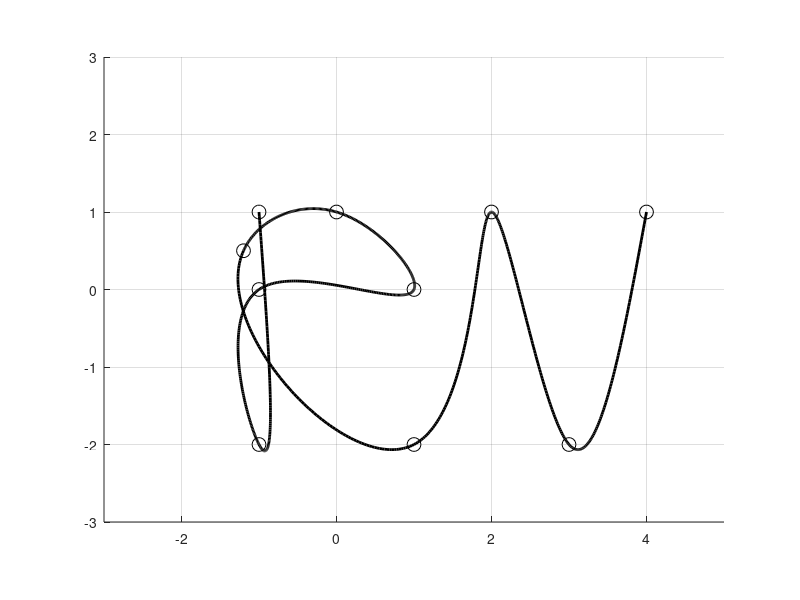

This figure's MATLAB source:
% Splainu_interpoliavimas_2D_parametrinis
% Pele valdomos interpoliavimo tasku padetys

function main
clc,close all,clear all 
hL=[]; % busimu objektu valdikliu masyvas
f=figure; hold on; grid on

X=[-1  -1 -1 1  0 -1.2  1 2   3 4]
Y=[ 1  -2 0 0 1 0.5 -2    1  -2 1]

global iper
iper=0;  % 0 - splainas laisvais galais 
         % 1 - periodinis splainas 

nP=length(X);
t(1)=0; for i=2:nP, t(i)=t(i-1)+norm([X(i) Y(i)]-[X(i-1) Y(i-1)]);  end
t

figure(1);axis([-3,5,-3,3]);axis equal;hold on;

% vaizduojame duotus taskus
for i=1:nP, 
    h(i)=plot(X(i), Y(i),'ko','ButtonDownFcn',@startDragFcn,'MarkerSize',10);
    % kas atliekama paspaudus peles klavisa, nurodoma funkcijoje startDragFcn
    % tasku objektu valdikliai issaugomi masyve h
end

set(f,'WindowButtonUpFcn',@stopDragFcn); % kas atliekama atleidus peles klavisa, nurodoma funkcijoje stopDragFcn

splainu_parametrinis_interpoliavimas(X,Y,t);  % interpoliuojame pagal ivestus taskus ir 
                                                   % nubraizome pradine kreive  
                                                   
%************************************************************************   
% Toliau programa laukia pertraukimo nuo peles klaviso, kuris inicijuja 
% startDragFcn arba stopDragFcn vykdyma. Jos savo ruoztu peles judesi susieja arba atsieja 
% su draggingFcn
%************************************************************************
                                                   
%-----------  vidines funkcijos ------------------
%  jos aprasomos anksciau, nei sutinkamas pagrindines funkcijos "end",
%  todel visi pagrindineje funkcijoje naudojami kintamieji matomi taip pat
%  ir vidinese funkcijose

function startDragFcn(varargin)
    % apraso, kas atliekama, kai paspaudziamas kairys peles klavisas
    set(gcf, 'WindowButtonMotionFcn',@draggingFcn); % nurodo funkcija, kuria reikia nuolat kviesti pelei judant
end

function draggingFcn(varargin)    
    % apraso, kas atliekama, kai pakinta pele valdomo objekto padetis
    
    pt=get(gca,'Currentpoint');  % perskaitoma nauja padetis
    set(gco,'xData',pt(1,1),'yData',pt(1,2)); % pakeiciamos objekto koordinates
    X(find(gco == h))=pt(1,1);   
    Y(find(gco == h))=pt(1,2);
    % kvieciame savo sukurta funkcija interpoliuojanciai kreivei apskaiciuoti: 
    splainu_parametrinis_interpoliavimas(X,Y,t);
    
end

function stopDragFcn(varargin)
    % apraso, kas atliekama, kai atleidziamas kairys peles klavisas
    set(gcf, 'WindowButtonMotionFcn','');% nurodo, kad atleidus peles klavisa peles judejimas nebeturi kviesti funkcijos
    
end

function splainu_parametrinis_interpoliavimas(X,Y,t)
nP=length(X) % interpoliavimo tasku skaicius
if ~isempty(hL), delete(hL); end
% 
% iper=1;  % 0 - splainas laisvais galais 
%          % 1 - periodinis splainas  
DDFX=splaino_koeficientai(t,X,iper);
DDFY=splaino_koeficientai(t,Y,iper);

for iii=1:nP-1  %------  ciklas per intervalus tarp gretimu tasku

nnn=100;
[SX,sss]=splainas(t(iii:iii+1),X(iii:iii+1),DDFX(iii:iii+1),nnn);
[SY,sss]=splainas(t(iii:iii+1),Y(iii:iii+1),DDFY(iii:iii+1),nnn);
hL(iii)=plot(SX,SY,'k-','LineWidth',2,'MarkerSize',8)

end %-----------------ciklas per intervalus pabaiga
% splaino intervalu objektu valdikliai issaugomi masyve hL

return
end


function DDF=splaino_koeficientai(X,Y,iper)
% apskaiciuojamos antros isvestines splaino mazguose
% iopt=1 - periodinis splainas

n=length(X);
A=zeros(n);b=zeros(n,1);
d=X(2:n)-X(1:(n-1));
 for i=1:n-2
     A(i,i:i+2)=[d(i)/6, (d(i)+d(i+1))/3,d(i+1)/6];
     b(i)=(Y(i+2)-Y(i+1))/d(i+1)-(Y(i+1)-Y(i))/d(i);
 end
 
if iper == 0,  A(n-1,1)=1;A(n,n)=1;
else, A(n-1,[1,2,n-1,n])=[d(1)/3, d(1)/6, d(n-1)/6,d(n-1)/3]; 
      A(n,[1,n])=[1,-1];  
      b(n-1)=(Y(2)-Y(1))/d(1)-(Y(n)-Y(n-1))/d(n-1);
end

DDF=A\b;
 
return
end


function [S,sss]=splainas(X,Y,DDF,nnn)
% splaino intervale tarp dvieju tasku apskaiciavimas
% nnn - vaizdavimo tzku skaicius
% S - splaino reiksmes
% sss - vaizdavimo abscises
d=X(2)-X(1);
sss=X(1):(X(2)-X(1))/(nnn-1):X(2);
S=DDF(1)/2*(sss-X(1)).^2+(DDF(2)-DDF(1))/(6*d)*(sss-X(1)).^3+(sss-X(1))*((Y(2)-Y(1))/d-DDF(1)*d/3-DDF(2)*d/6) +Y(1);

return
end


end   % Sis end uzbaigia pagrindine funkcija
